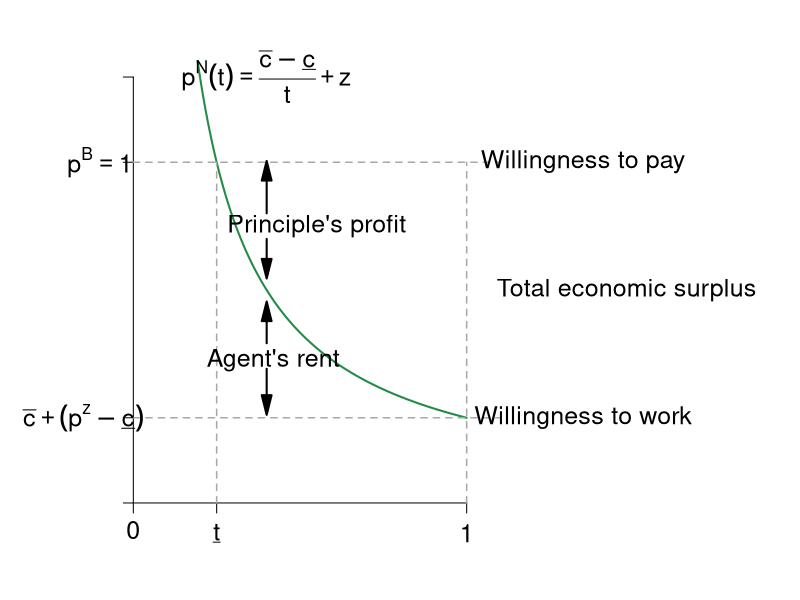

The R source for this figure: (Note: this script raises an error after producing the figure.)
require(ggplot2)
require(shape)
require(plotrix)
pdf(file = "information_power/ch10_newfigure.pdf", width = 9, height = 7)

#Set parameters for graphics
pointsize <- 1.8
axislabelsize <- 1.8
labelsize <- 1.5
namesize <- 1.8
annotatesize <- 1.5
graphlinewidth <- 2
segmentlinewidth <- 1.5

disutilityFn <- function(t, cbar = 1.2, underbarc = 1, z = 0) {
  (cbar - underbarc)/(t) + z
}

#COL <- c("#1B9E77", "#D95F02", "#7570B3", "#E7298A", "#66A61E", "#E6AB02", "#A6761D", "#666666")
COL <- c("#238b45","#7fc97f", "#beaed4", "#fdc086", "#ffff99")
par(mar =  c(4, 6, 3, 16))
xlims <- c(0, 1)
ylims <- c(0,1)


plot(0, 0, xlim = xlims, ylim = ylims, type = "n",
     xlab = expression(paste(""), cex = axislabelsize),
     ylab = expression(paste(""), cex = axislabelsize),
     xaxt = "n", yaxt = "n", cex.lab = axislabelsize, bty = "n")

npts <- 500 
npts2 <- 501
#Specify the sequences of points for graphing. 
xx1 <- seq(0, 1, length.out = npts)
xx2 <- seq(xlims[1], xlims[2], length.out = npts)
xx3 <- seq(xlims[1], xlims[2], length.out = npts2)
xx4 <- seq(xlims[1], 25, length.out = npts2)

#Draw the lines for the graphs
lines(xx1, disutilityFn(xx1), col = COL[1], lwd = graphlinewidth)
#lines(xx2, solowCondition(xx2, delta = 5), col = COL[3], lwd = 4)
#lines(xx2, solowInfeas(xx2, delta = 5), col = COL[1], lwd = 4, lty = 2)

#Customize ticks and labels for the plot
ticksy <- c(0,0.2,0.8,1)
ylabels <- c(NA, NA, NA, NA)
ticksx <- c(0, 0.25, 1)
xlabels <- c(0, NA, NA)
axis(1, at = ticksx, pos = 0, labels = xlabels, cex.axis = labelsize)

axis(2, at = ticksy, pos = 0, labels = ylabels, las = 1, cex.axis = labelsize)

#Segments
segments(0, 0.8, 1.1, 0.8, lty = 2, lwd = 1.5, col = "darkgray", xpd = TRUE)
segments(0.25, 0, 0.25, 0.8, lty = 2, lwd = 1.5, col = "darkgray",xpd = TRUE)
segments(0, 0.2, 1.1,0.2,lty = 2, lwd = 1.5, col = "darkgray",xpd = TRUE)
segments(1, 0, 1,0.8, lty = 2, lwd = 1.5, col = "darkgray",xpd = TRUE)

#Axis tick labels
#y
text(-0.15, 0.2, expression(paste(bar(c)+(p^z-underline(c)))), cex = labelsize, xpd = TRUE)
text(-0.1, 0.8, expression(paste(p^B == 1)), cex = labelsize, xpd = TRUE)
#x
text(0.25, -0.07, expression(paste(underline(t))), cex = labelsize, xpd = TRUE)
text(1, -0.07, expression(paste(1)), cex = labelsize, xpd = TRUE)

#Text annotations
text(0.4, 1, expression(paste(p^N,(t) == frac(bar(c)-underline(c),t)+z)), cex = labelsize, xpd = TRUE)
text(0.42, .335, expression(paste("Agent's rent")), cex = labelsize, xpd = TRUE)
text(.55, .65, expression(paste("Principle's profit")), cex = labelsize, xpd = TRUE)
text(1.48, 0.5, expression(paste("Total economic surplus")), cex = labelsize, xpd = TRUE)
text(1.35, 0.8, expression(paste("Willingness to pay")), cex = labelsize, xpd = TRUE)
text(1.35, 0.2, expression(paste("Willingness to work")), cex = labelsize, xpd = TRUE)


#Arrows
Arrows(0.4, 0.375, .4, .45, col = "black", lty = 1, lwd = 2, arr.type = "triangle")
Arrows(0.4, 0.315, .4, .23, col = "black", lty = 1, lwd = 2, arr.type = "triangle")
Arrows(.4, .68, 0.4, 0.78, col = "black", lty = 1, lwd = 2, arr.type = "triangle")
Arrows(.4, .62, 0.4, 0.55, col = "black", lty = 1, lwd = 2, arr.type = "triangle")

#Brackets
brackets(x1 = 1.12, y1 = 0.76, x2 = 1.12, y2 = 0.24, ticks = 0.5, curvature = 0.5, type = 1, 
         col = "black", lwd = 2, lty = 1, xpd = TRUE)


#Axes labels
text(0.5, -0.15, expression(paste("Degree of contractual completeness")), xpd = TRUE, cex = axislabelsize) 
text(-0.2, 0.5, expression(paste("Wage and  price")), xpd = TRUE, cex = axislabelsize,srt = 90) 


dev.off()
